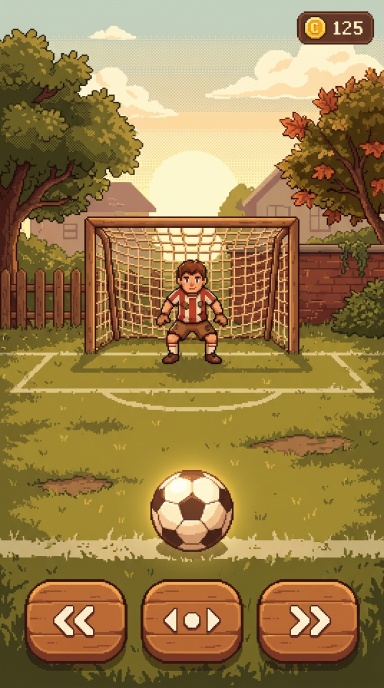
#> input picture preview/raw/styleboard_F.png, 768 x 1376 px (shown at 1/2 size)
$ python -i ball_samples.py   (imports and definitions only)
#> lines starting #> are read from the running program, lines starting #| are printed output that depends on the picture
"""공 샘플 9장 v2 (일반/영웅/신화 x +0/+10/+30), 스타일 F, 과하게 화려한 연출.

+0 을 기준 이미지로 +10, +30 을 같은 공으로 이어 만든다.
원본은 preview/raw/balls, 후처리본은 preview/balls 에 저장한다.
"""
import pathlib
import sys

from PIL import Image

sys.path.insert(0, str(pathlib.Path(__file__).parent))
from gen_image import ROOT, generate  # noqa: E402

RAW = ROOT / "preview" / "raw" / "balls"
OUT = ROOT / "preview" / "balls"
STYLE_REF = ROOT / "preview" / "raw" / "styleboard_F.png"

STYLE = (
    "Pixel art in a warm storybook palette but with maximum visual impact, crisp square pixels, no anti-aliasing. "
    "A single game item illustration centered on a dark brown (#2b2118) background, no text, no logos, "
    "no brand names, no watermark. "
)
KEEP = (
    "Keep the ball itself a clearly visible solid sphere in the exact center of the frame, about 35 percent "
    "of the frame width, with the same design and panels as the reference. "
)

KINDS = {
    "common": dict(
        base="a classic hexagon-patterned soccer ball made of old leather, cream and dark-brown panels",
        s0="Deflated, dusty, scuffed with grass stains and mud, frayed stitching, dull matte surface, "
        "no glow and no effects at all.",
        s10="This is the 'legendary alley boss' ball. Make it showy: the leather turns gleaming gold-trimmed ivory, "
        "a thick spiral of golden energy winds around it, a bright ring of light and a big lens flare, "
        "dozens of glittering stars and sparks orbiting, motion streaks, a strong golden glow filling much of the frame.",
        s30="This is the ultimate 'infinite universe finisher' ball. Make it absurdly over the top and overwhelming: "
        "pure radiant gold and ivory panels with diamond studs, three concentric rainbow halo rings, six layered feathered "
        "wings of light spreading wide across the whole frame, a huge floating jeweled crown, a pillar of light shooting "
        "to the sky, lightning bolts, multiple blazing comet trails, giant god rays from the center, floating golden "
        "runes, confetti and fireworks bursting, cosmic sparkles filling every corner of the frame.",
    ),
    "hero": dict(
        base="a ball with a cooled black basalt crust broken into hexagon plates, glowing molten orange lava between the plates",
        s0="A burnt-out volcanic rock ball, crust nearly cold, only faint dull orange cracks, no effects at all.",
        s10="This is the 'boiling lava heart' ball. Lava erupts through every seam in blazing yellow-orange, a whirling "
        "fire tornado ring around it, flames licking upward, big glowing embers and sparks flying, heat distortion glow "
        "and a fiery orange aura filling much of the frame.",
        s30="This is the ultimate 'sun-swallowing eruption' ball. Make it absurdly over the top and overwhelming: the ball "
        "is a collapsing miniature sun with white-hot lava seams, enormous solar flares arcing around it, six huge wings of "
        "living fire spread across the whole frame, a towering seven-spike flaming crown, three concentric rainbow shockwave "
        "rings, a volcano erupting beneath it, lightning and meteors, multiple blazing comet trails, god rays, "
        "sparks and ash filling every corner of the frame.",
    ),
    "myth": dict(
        base="a dark crystal sphere containing a tiny spiral galaxy with a glowing heart-shaped core, violet, cyan and gold stars inside",
        s0="A lightless glass marble, the galaxy inside nearly dark and still, a few dim stars, no effects at all.",
        s10="This is the 'galaxy breathing heart' ball. The crystal sphere shines from within with a bright swirling "
        "galaxy and a pulsing cyan-violet heart core, tiny planets and rings orbiting it, long star trails, "
        "billowing nebula clouds and stardust, a vivid violet and cyan aura filling much of the frame.",
        s30="This is the ultimate 'genesis of the endless cosmos' ball. Make it absurdly over the top and overwhelming: "
        "the crystal sphere blazes with a white-gold supernova heart, entire galaxies and nebulae swirling around it, "
        "three concentric prismatic rainbow halo rings, six enormous wings made of nebula and starlight spread across the "
        "whole frame, a gigantic floating crown of glowing constellations, a ring of zodiac runes, planets and comets "
        "streaking past, shooting stars, god rays and a supernova burst filling every corner of the frame.",
    ),
}


def pixelate(src: pathlib.Path, dst: pathlib.Path, px=128, colors=64, scale=4):
#> called with src = '../preview/raw/styleboard_F.png', dst = 'out.png', px = 128, colors = 64, scale = 4
    im = Image.open(src).convert("RGB")
#> im is the input picture: PIL image 768x1376 RGB; mean R, G, B 154.9, 127.4, 75
    w, h = im.size
#> w = 768; h = 1376
    side = min(w, h)
#> side = 768
    im = im.crop(((w - side) // 2, (h - side) // 2, (w + side) // 2, (h + side) // 2))
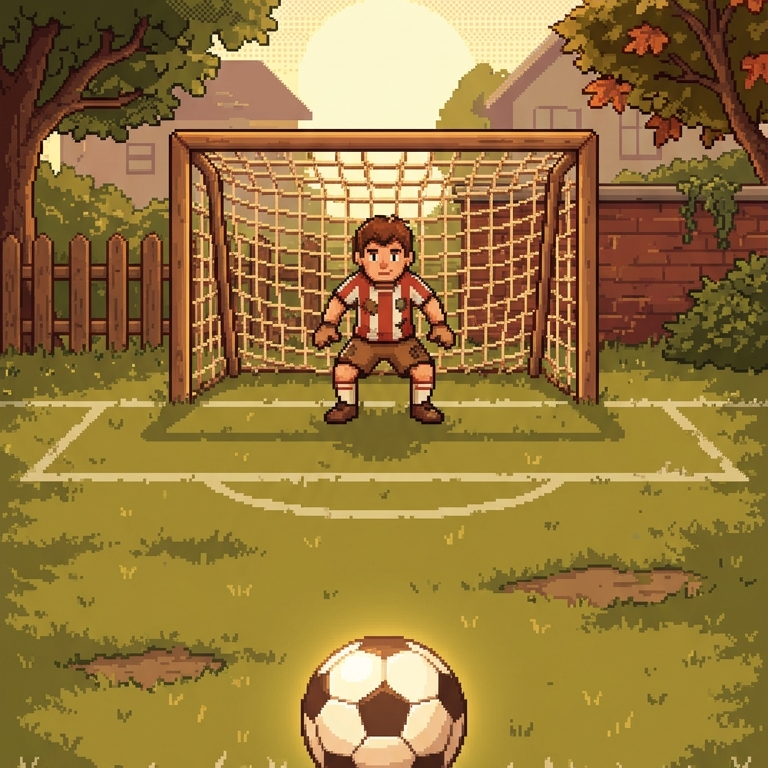
#> im: PIL image 768x768 RGB; mean R, G, B 150.7, 120.5, 61.6
    small = im.resize((px, px), Image.Resampling.BOX)
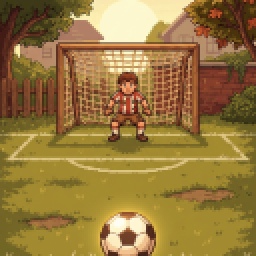
#> small: PIL image 128x128 RGB (shown 2 times larger); mean R, G, B 150.9, 120.7, 61.8
    small = small.quantize(colors=colors, method=Image.Quantize.MEDIANCUT, dither=Image.Dither.NONE).convert("RGB")
#> (the run stopped early here; a loop or call above may not have finished)

$ run again, on preview/raw/styleboard_A.png
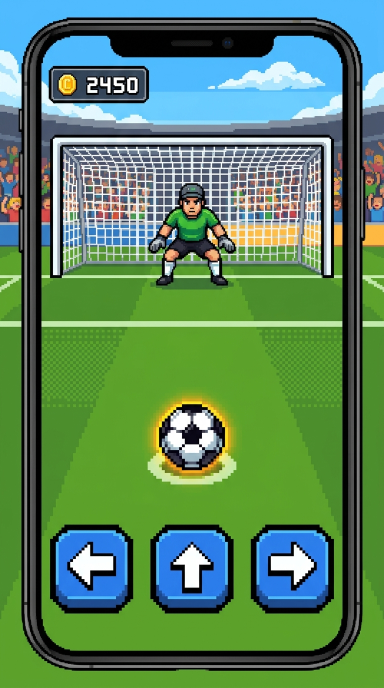
#> input picture preview/raw/styleboard_A.png, 768 x 1376 px (shown at 1/2 size)
#> in pixelate, im is the input picture: PIL image 768x1376 RGB; mean R, G, B 90.4, 134.4, 95.7
#> in pixelate, `im = im.crop(((w - side) // 2, (h - side) // 2, (w + side) // 2, (h + ..`:
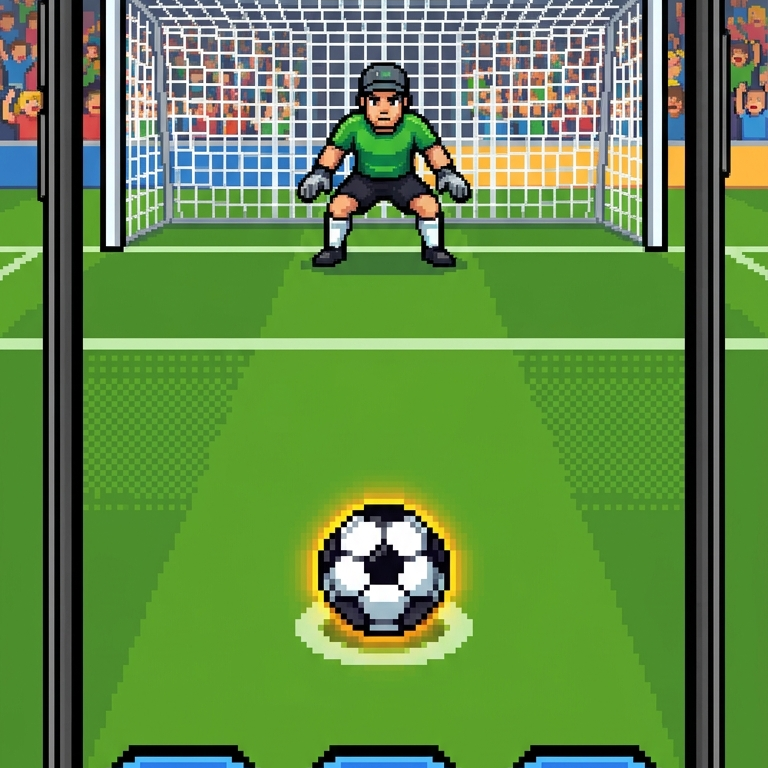
#> im: PIL image 768x768 RGB; mean R, G, B 98.6, 138.6, 73.1
#> in pixelate, `small = small.quantize(colors=colors, method=Image.Quantize.MEDIANCUT,..`:
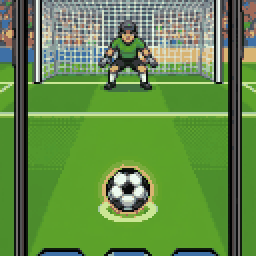
#> small: PIL image 128x128 RGB (shown 2 times larger); mean R, G, B 98.2, 138.7, 72.3

$ run again, on preview/raw/styleboard_C.png
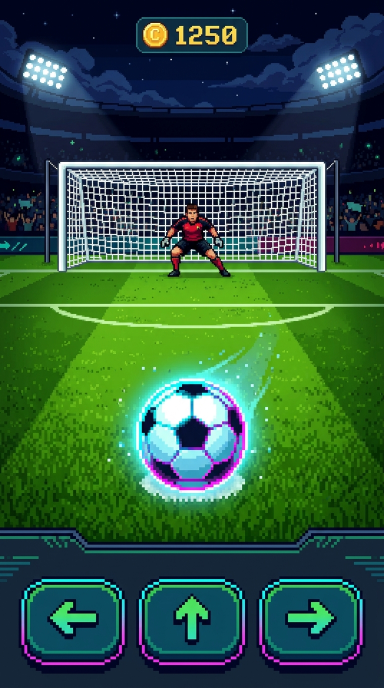
#> input picture preview/raw/styleboard_C.png, 768 x 1376 px (shown at 1/2 size)
#> in pixelate, im is the input picture: PIL image 768x1376 RGB; mean R, G, B 48.7, 88.3, 65.1
#> in pixelate, `im = im.crop(((w - side) // 2, (h - side) // 2, (w + side) // 2, (h + ..`:
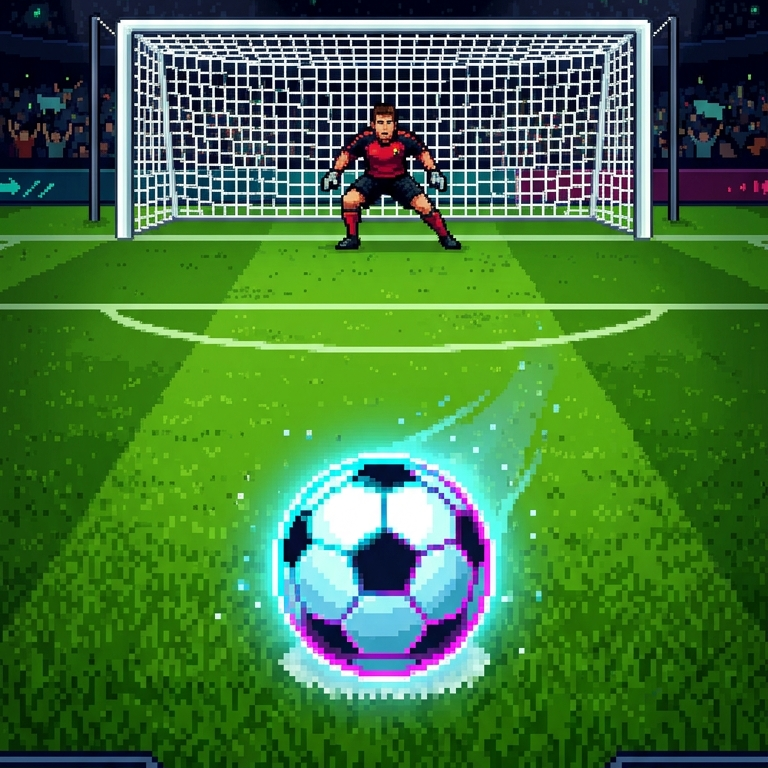
#> im: PIL image 768x768 RGB; mean R, G, B 68.7, 119.9, 62.2
#> in pixelate, `small = small.quantize(colors=colors, method=Image.Quantize.MEDIANCUT,..`:
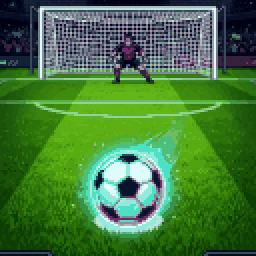
#> small: PIL image 128x128 RGB (shown 2 times larger); mean R, G, B 68.6, 120.7, 61
